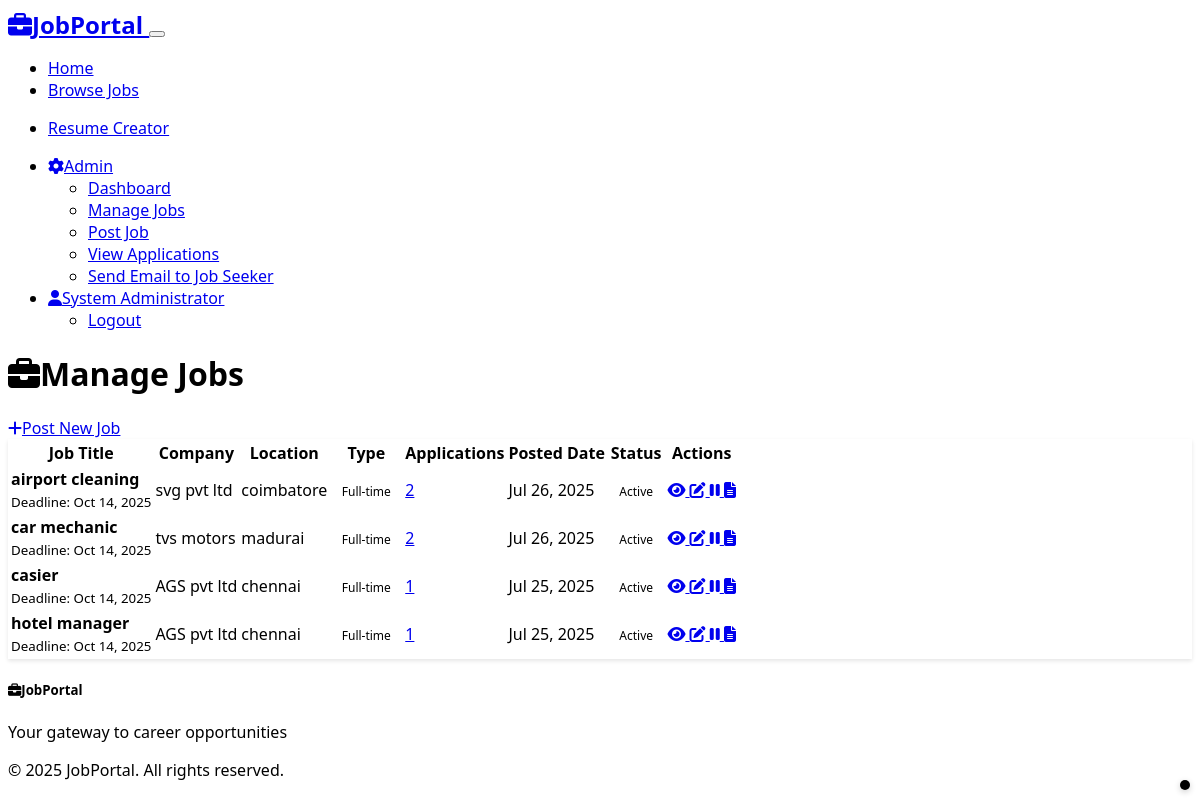
Screenshot of /admin/jobs (signed in) with the database file from the repository.
### models.py (models this page shows, shortened)
class User(UserMixin, db.Model):
    id = db.Column(db.Integer, primary_key=True)
    username = db.Column(db.String(64), unique=True, nullable=False)
    email = db.Column(db.String(120), unique=True, nullable=False)
    password_hash = db.Column(db.String(256), nullable=False)
    full_name = db.Column(db.String(100), nullable=False)
    phone = db.Column(db.String(20))
    location = db.Column(db.String(100))
    is_admin = db.Column(db.Boolean, default=False)
    created_at = db.Column(db.DateTime, default=datetime.utcnow)
    applications = db.relationship('Application', backref='applicant', lazy=True, cascade='all, delete-orphan')
    posted_jobs = db.relationship('Job', backref='poster', lazy=True, foreign_keys='Job.posted_by')

class Job(db.Model):
    id = db.Column(db.Integer, primary_key=True)
    title = db.Column(db.String(200), nullable=False)
    company = db.Column(db.String(100), nullable=False)
    location = db.Column(db.String(100), nullable=False)
    job_type = db.Column(db.String(50), nullable=False)  # Full-time, Part-time, Contract, Internship
    salary_range = db.Column(db.String(100))
    description = db.Column(db.Text, nullable=False)
    requirements = db.Column(db.Text)
    posted_by = db.Column(db.Integer, db.ForeignKey('user.id'), nullable=False)
    posted_at = db.Column(db.DateTime, default=datetime.utcnow)
    is_active = db.Column(db.Boolean, default=True)
    application_deadline = db.Column(db.DateTime)
    applications = db.relationship('Application', backref='job', lazy=True, cascade='all, delete-orphan')
    @property
    def application_count(self):
        return len(self.applications)

### routes.py (the view)
@app.route('/admin/jobs')
@login_required
@admin_required
def admin_jobs():
    page = request.args.get('page', 1, type=int)
    per_page = 10
    jobs = Job.query.order_by(Job.posted_at.desc())\
                   .paginate(page=page, per_page=per_page, error_out=False)
    return render_template('admin_jobs.html', jobs=jobs)

### app.py (called while the page is built)
@login_manager.user_loader
def load_user(user_id):
    from models import User
    return User.query.get(int(user_id))

### utils.py (called while the page is built)
def admin_required(f):
    @wraps(f)
    def decorated_function(*args, **kwargs):
        if not current_user.is_authenticated or not current_user.is_admin:
            abort(403)
        return f(*args, **kwargs)
    return decorated_function

### templates/admin_jobs.html (shortened to what this page needs)
{% extends "base.html" %}
{% block content %}
<div class="container py-4">
    <div class="d-flex justify-content-between align-items-center mb-4">
        <h1><i class="fas fa-briefcase me-2"></i>Manage Jobs</h1>
        <a href="{{ url_for('post_job') }}" class="btn btn-primary">
            <i class="fas fa-plus me-2"></i>Post New Job
        </a>
    </div>
    {% if jobs.items %}
        <div class="card">
            <div class="card-body">
                <div class="table-responsive">
                    <table class="table table-hover">
                        <thead>
                            <tr>
                                <th>Job Title</th>
                                <th>Company</th>
                                <th>Location</th>
                                <th>Type</th>
                                <th>Applications</th>
                                <th>Posted Date</th>
                                <th>Status</th>
                                <th>Actions</th>
                            </tr>
                        </thead>
                        <tbody>
                            {% for job in jobs.items %}
                                <tr>
                                    <td>
                                        <strong>{{ job.title }}</strong>
                                        {% if job.application_deadline %}
                                            <br><small class="text-muted">Deadline: {{ job.application_deadline.strftime('%b %d, %Y') }}</small>
                                        {% endif %}
                                    </td>
                                    <td>{{ job.company }}</td>
                                    <td>{{ job.location }}</td>
                                    <td><span class="badge bg-primary">{{ job.job_type }}</span></td>
                                    <td>
                                        <a href="{{ url_for('admin_applicants', job_id=job.id) }}" class="text-decoration-none">
                                            {{ job.application_count }}
                                        </a>
                                    </td>
                                    <td>{{ job.posted_at.strftime('%b %d, %Y') }}</td>
                                    <td>
                                        {% if job.is_active %}
                                            <span class="badge bg-success">Active</span>
                                        {% else %}
                                            <span class="badge bg-secondary">Inactive</span>
                                        {% endif %}
                                    </td>
                                    <td>
                                        <div class="btn-group btn-group-sm" role="group">
                                            <a href="{{ url_for('job_detail', job_id=job.id) }}"
                                               class="btn btn-outline-info" title="View">
                                                <i class="fas fa-eye"></i>
                                            </a>
                                            <a href="{{ url_for('edit_job', job_id=job.id) }}"
                                               class="btn btn-outline-primary" title="Edit">
                                                <i class="fas fa-edit"></i>
                                            </a>
                                            <a href="{{ url_for('toggle_job_status', job_id=job.id) }}"
                                               class="btn btn-outline-{{ 'warning' if job.is_active else 'success' }}"
                                               title="{{ 'Deactivate' if job.is_active else 'Activate' }}"
                                               onclick="return confirm('Are you sure you want to {{ 'deactivate' if job.is_active else 'activate' }} this job?')">
                                                <i class="fas fa-{{ 'pause' if job.is_active else 'play' }}"></i>
                                            </a>
                                            <a href="{{ url_for('admin_applicants', job_id=job.id) }}"
                                               class="btn btn-outline-secondary" title="View Applications">
                                                <i class="fas fa-file-alt"></i>
                                            </a>
                                        </div>
                                    </td>
                                </tr>
                            {% endfor %}
                        </tbody>
                    </table>
                </div>
            </div>
        </div>
    {% endif %}
</div>
{% endblock %}

### templates/base.html (shortened to what this page needs)
<!DOCTYPE html>
<html lang="en" data-bs-theme="dark">
<head>
    <link href="https://cdn.replit.com/agent/bootstrap-agent-dark-theme.min.css" rel="stylesheet">
    <link rel="stylesheet" href="https://cdnjs.cloudflare.com/ajax/libs/font-awesome/6.4.0/css/all.min.css">
    <link rel="stylesheet" href="{{ url_for('static', filename='css/styles.css') }}">
</head>
<body>
    <nav class="navbar navbar-expand-lg navbar-dark bg-dark">
        <div class="container">
            <a class="navbar-brand fw-bold" href="{{ url_for('index') }}">
                <i class="fas fa-briefcase me-2"></i>JobPortal
            </a>
            <button class="navbar-toggler" type="button" data-bs-toggle="collapse" data-bs-target="#navbarNav">
            </button>
            <div class="collapse navbar-collapse" id="navbarNav">
                <ul class="navbar-nav me-auto">
                    <li class="nav-item">
                        <a class="nav-link" href="{{ url_for('index') }}">Home</a>
                    </li>
                    <li class="nav-item">
                        <a class="nav-link" href="{{ url_for('jobs') }}">Browse Jobs</a>
                    </li>
                </ul>
                <nav>
                    <ul>
                        <li class="nav-item">
                            <a class="nav-link" href="{{ url_for('resume_form') }}">Resume Creator</a>
                        </li>
                    </ul>
                </nav>
                <ul class="navbar-nav">
                    {% if current_user.is_authenticated %}
                        {% if current_user.is_admin %}
                            <li class="nav-item dropdown">
                                <a class="nav-link dropdown-toggle" href="#" role="button" data-bs-toggle="dropdown">
                                    <i class="fas fa-cog me-1"></i>Admin
                                </a>
                                <ul class="dropdown-menu">
                                    <li><a class="dropdown-item" href="{{ url_for('admin_dashboard') }}">Dashboard</a></li>
                                    <li><a class="dropdown-item" href="{{ url_for('admin_jobs') }}">Manage Jobs</a></li>
                                    <li><a class="dropdown-item" href="{{ url_for('post_job') }}">Post Job</a></li>
                                    <li><a class="dropdown-item" href="{{ url_for('admin_applicants') }}">View Applications</a></li>
                                    <li><a href="{{ url_for('send_email') }}" class="btn btn-secondary">Send Email to Job Seeker</a></li>
                                </ul>
                            </li>
                        {% endif %}
                        <li class="nav-item dropdown">
                            <a class="nav-link dropdown-toggle" href="#" role="button" data-bs-toggle="dropdown">
                                <i class="fas fa-user me-1"></i>{{ current_user.full_name }}
                            </a>
                            <ul class="dropdown-menu">
                                <li><a class="dropdown-item" href="{{ url_for('logout') }}">Logout</a></li>
                            </ul>
                        </li>
                    {% endif %}
                </ul>
            </div>
        </div>
    </nav>
    <main>
        {% block content %}{% endblock %}
    </main>
    <footer class="bg-dark text-light py-4 mt-5">
        <div class="container">
            <div class="row">
                <div class="col-md-6">
                    <h5><i class="fas fa-briefcase me-2"></i>JobPortal</h5>
                    <p class="text-muted">Your gateway to career opportunities</p>
                </div>
                <div class="col-md-6 text-md-end">
                    <p class="text-muted">&copy; 2025 JobPortal. All rights reserved.</p>
                </div>
            </div>
        </div>
    </footer>
    <div id="google_translate_element" style="position: fixed; bottom: 10px; right: 10px; z-index: 999;"></div>
</body>
</html>

### static/css/styles.css (style rules this page uses)
body { font-family: 'Segoe UI', Tahoma, Geneva, Verdana, sans-serif; }
#google_translate_element { background:black; border-radius: 8px; padding: 5px; box-shadow: 0 2px 6px rgba(0,0,0,0.2); }
.navbar-brand { font-weight: 700; font-size: 1.5rem; }
.card { border: none; box-shadow: 0 2px 4px rgba(0,0,0,0.1); transition: transform 0.2s ease-in-out, box-shadow 0.2s ease-in-out; }
.badge { font-size: 0.75rem; padding: 0.35rem 0.65rem; }
.btn { border-radius: 0.375rem; font-weight: 500; transition: all 0.2s ease-in-out; }
.table { border-radius: 0.5rem; overflow: hidden; }
footer { border-top: 1px solid var(--bs-border-color); }
.fade-in { animation: fadeIn 0.5s ease-in; }
.bg-primary { background: linear-gradient(135deg, var(--bs-primary) 0%, var(--bs-info) 100%) !important; }

### rows the page displays
User: full_name "System Administrator"
Job: title "airport cleaning", application_deadline "Oct 14, 2025", company "svg pvt ltd", location "coimbatore", job_type "Full-time", application_count "2", posted_at "Jul 26, 2025", is_active "Active"
Job: title "car mechanic", application_deadline "Oct 14, 2025", company "tvs motors", location "madurai", job_type "Full-time", application_count "2", posted_at "Jul 26, 2025", is_active "Active"
Job: title "casier", application_deadline "Oct 14, 2025", company "AGS pvt ltd", location "chennai", job_type "Full-time", application_count "1", posted_at "Jul 25, 2025", is_active "Active"
Job: title "hotel manager", application_deadline "Oct 14, 2025", company "AGS pvt ltd", location "chennai", job_type "Full-time", application_count "1", posted_at "Jul 25, 2025", is_active "Active"
